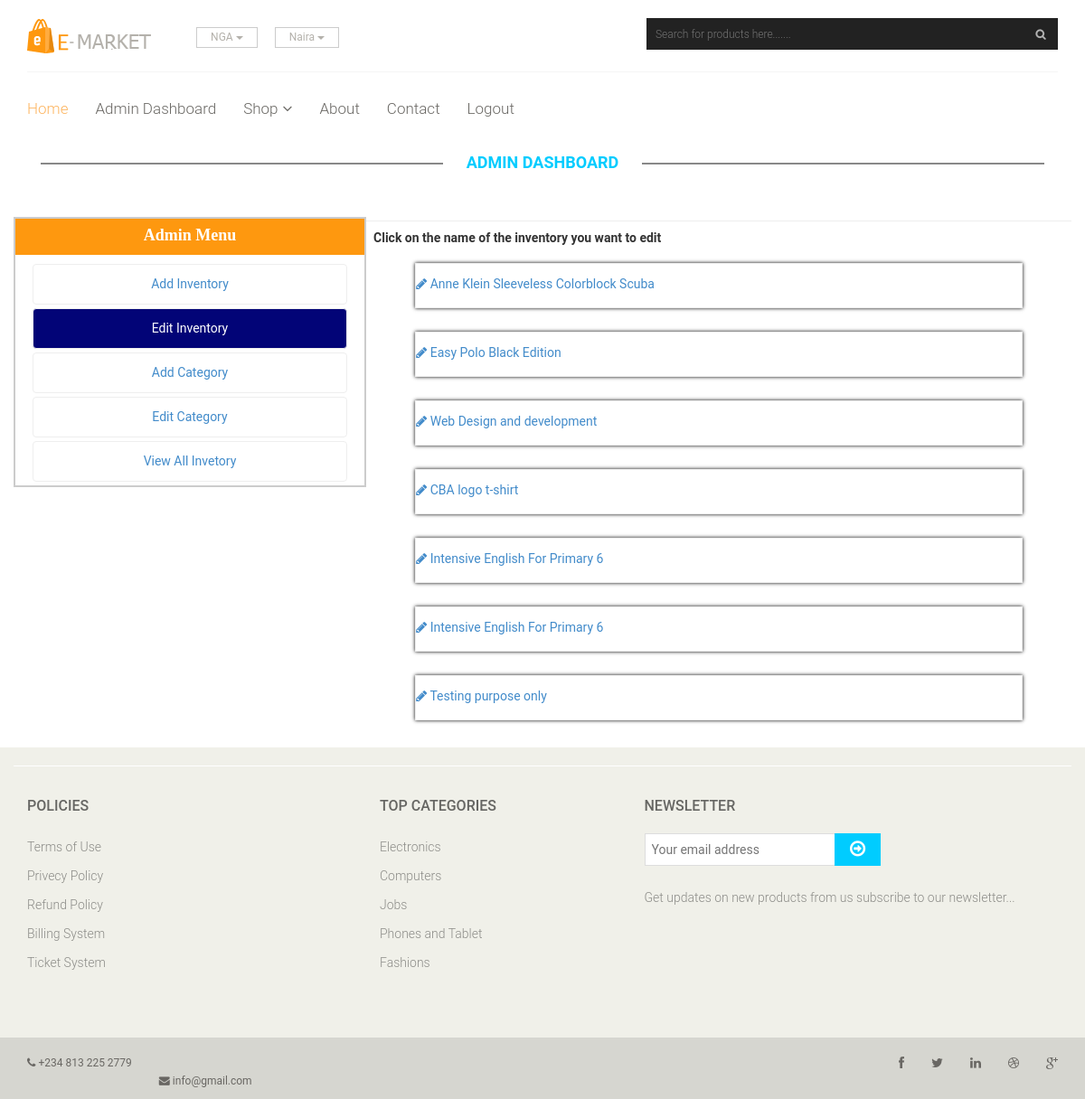
Page /edit_product.php (signed in) on the committed database.
### tables this page shows
CREATE TABLE IF NOT EXISTS `inventory` (
  `id` int(11) NOT NULL AUTO_INCREMENT,
  `InvName` varchar(150) NOT NULL,
  `InvDescription` text NOT NULL,
  `category` varchar(5) NOT NULL,
  `InvPrice` decimal(10,2) NOT NULL,
  `img` varchar(150) NOT NULL,
  `DateAdded` date NOT NULL,
  PRIMARY KEY (`id`)
);

CREATE TABLE IF NOT EXISTS `categories` (
  `id` int(11) NOT NULL AUTO_INCREMENT,
  `name` varchar(50) NOT NULL,
  PRIMARY KEY (`id`),
  UNIQUE KEY `name` (`name`)
);

### edit_product.php (the view, shortened to what this page needs)
<!DOCTYPE html>
<html lang="en">
<head>
    <link href="css/bootstrap.min.css" rel="stylesheet">
    <link href="css/font-awesome.min.css" rel="stylesheet">
    <link href="css/main.css" rel="stylesheet">
    <link href="css/responsive.css" rel="stylesheet">
    <link rel="stylesheet" type="text/css" href="css/other.css">
</head>
<body>
    <header id="header">
        <div class="header-middle">
            <div class="container">
                <div class="row">
                    <div class="col-sm-4">
                        <div class="logo pull-left">
                            <a href="index.php"><img src="images/home/logo.png" alt="" /></a>
                        </div>
                        <div class="btn-group pull-right">
                            <div class="btn-group">
                                <button type="button" class="btn btn-default dropdown-toggle usa" data-toggle="dropdown">
                                    NGA
                                    <span class="caret"></span>
                                </button>
                            </div>
                            <div class="btn-group">
                                <button type="button" class="btn btn-default dropdown-toggle usa" data-toggle="dropdown">
                                    Naira
                                    <span class="caret"></span>
                                </button>
                            </div>
                        </div>
                    </div>
                   <div class="col-sm-8">
                        <form action="search.php" method="get"><div class="search_box pull-right">
                            <input type="text" name="q" required placeholder="Search for products here......."/>
                        </div>
                        </form>
                    </div>
                </div>
            </div>
        </div>
        <div class="header-bottom">
            <div class="container">
                <div class="row">
                    <div class="col-sm-12">
                        <div class="mainmenu pull-left">
                            <ul class="nav navbar-nav collapse navbar-collapse">
                                <li><a href="index.php" class="active">Home</a></li>
                                <li><a href="dashboard.php">Admin Dashboard</a></li>
                                <li class="dropdown"><a href="#">Shop<i class="fa fa-angle-down"></i></a>
                                </li>
                                <li><a href="about.php">About</a></li>
                                <li><a href="contact.php">Contact</a></li>
                                <li><a href="logout.php">Logout</a></li>
                            </ul>
                        </div>
                    </div>
                </div>
            </div>
        </div>
    </header>
    <div class="container">
        <h2 class="title">admin dashboard</h2>
        <div class="row">
            <div class="col-sm-2">&nbsp;</div>
            <div class="col-sm-8">
            </div>
            <div class="col-sm-2">&nbsp;</div>
        </div>
        <div class="row">
            <div class="col-sm-4 pull-left admin-left">
                <h4 align="center">
                    Admin Menu
                </h4>
                <ul>
                    <li><a href="add_product.php">Add Inventory</a></li>
                    <li><a href="edit_product.php" class="active">Edit Inventory</a></li>
                    <li><a href="add_category.php">Add Category</a></li>
                    <li><a href="edit_category.php">Edit Category</a></li>
                    <li><a href="admin-shop.php">View All Invetory</a></li>
                </ul>
            </div>
            <div class="col-sm-8 pull-right admin-right">
                <?php
                    $sql = mysql_query("SELECT * FROM inventory") or die(mysql_error());
                    $total = mysql_num_rows($sql);
                    if($total==0){
                        echo "<p>No Category </p>";
                    }else{
                        echo "<b>Click on the name of the inventory you want to edit</b>";
                        while($rs=mysql_fetch_assoc($sql)){
                            ?>
                                <div class="cat">
                                    <a data-toggle="modal" href='#modal-id' class="cat_b" data-name="<?php echo $rs['InvName'];?>" data-id="<?php echo $rs['id'];?>" data-price="<?php echo $rs['InvPrice'];?>" data-desc="<?php echo $rs['InvDescription'];?>">
                                        <i class="fa fa-pencil"></i> <?php echo $rs['InvName'];?>
                                    </a>
                                </div>
                            <?php
                        }
                    }
                ?>
            </div>
        </div>
    </div>
    <footer id="footer">
        <div class="footer-top">
        </div>
        <div class="footer-widget">
            <div class="container">
                <div class="row">
                    <div class="col-sm-4">
                        <div class="single-widget">
                            <h2>Policies</h2>
                            <ul class="nav nav-pills nav-stacked">
                                <li><a href="#">Terms of Use</a></li>
                                <li><a href="#">Privecy Policy</a></li>
                                <li><a href="#">Refund Policy</a></li>
                                <li><a href="#">Billing System</a></li>
                                <li><a href="#">Ticket System</a></li>
                            </ul>
                        </div>
                    </div>
                    <div class="col-sm-3">
                        <div class="single-widget">
                            <h2>Top Categories</h2>
                            <ul class="nav nav-pills nav-stacked">
                                <?php categories(); ?>
                            </ul>
                        </div>
                    </div>
                    <div class="col-sm-5">
                        <div class="single-widget">
                            <h2>Newsletter</h2>
                            <form action="#" class="searchform">
                                <input type="text" placeholder="Your email address" />
                                <button type="submit" class="btn btn-default"><i class="fa fa-arrow-circle-o-right"></i></button>
                                <p>Get updates on new products from us subscribe to our newsletter...</p>
                            </form>
                        </div>
                    </div>
                </div>
            </div>
        </div>
        <div class="footer-bottom">
            <div class="container">
                <div class="row">
                                    <div class="row">
                    <div class="col-sm-6">
                        <div class="contactinfo">
                            <ul class="nav nav-pills">
                                <li><a href="#"><i class="fa fa-phone"></i> +234 813 225 2779</a></li>
                                <li><a href="#"><i class="fa fa-envelope"></i> info@gmail.com</a></li>
                            </ul>
                        </div>
                    </div>
                    <div class="col-sm-6">
                        <div class="social-icons pull-right">
                            <ul class="nav navbar-nav">
                                <li><a href="#"><i class="fa fa-facebook"></i></a></li>
                                <li><a href="#"><i class="fa fa-twitter"></i></a></li>
                                <li><a href="#"><i class="fa fa-linkedin"></i></a></li>
                                <li><a href="#"><i class="fa fa-dribbble"></i></a></li>
                                <li><a href="#"><i class="fa fa-google-plus"></i></a></li>
                            </ul>
                        </div>
                    </div>
                </div>
            </div>
        </div>
    </footer>
</body>
</html>

### php/function.php (shortened to what this page needs)
<?php
	function categories(){
		$q = mysql_query("SELECT * FROM categories ORDER BY RAND() LIMIT 5")
			or die(mysql_error());
			while ($rs=mysql_fetch_assoc($q)) {
				echo "<li><a href='category.php?id=".$rs['id']."'>".$rs['name']."</li>";
			}
	}
?>

### css/main.css (style rules this page uses)
ul li { list-style: none; }
a { -webkit-transition: 300ms; -moz-transition: 300ms; -o-transition: 300ms; transition: 300ms; }
h1, h2, h3, h4, h5, h6 { font-family: 'Roboto', sans-serif; }
.contactinfo ul li a { font-size: 12px; color: #696763; font-family: 'Roboto', sans-serif; }
.social-icons ul li a { border: 0 none; border-radius: 0; color: #696763; padding:0px; }
.social-icons ul li { display:inline-block; }
.social-icons ul li a i { padding: 11px 15px; transition: all 0.9s ease 0s; -moz-transition: all 0.9s ease 0s; -webkit-transition: all 0.9s ease 0s; -o-transition: all 0.9s ease 0s; }
.header-middle .container .row { border-bottom: 1px solid #f5f5f5; margin-left: 0; margin-right: 0; padding-bottom: 20px; padding-top: 20px; }
.header-middle .container .row .col-sm-4 { padding-left: 0; }
.header-middle .container .row .col-sm-8 { padding-right:0; }
.usa { border-radius: 0; color: #B4B1AB; font-size: 12px; margin-right: 20px; padding: 2px 15px; margin-top: 10px; }
.header-bottom { padding-bottom: 30px; padding-top: 30px; }
.navbar-collapse.collapse { padding-left: 0; }
.mainmenu ul li { padding-right: 15px; padding-left: 15px; }
.mainmenu ul li:first-child { padding-left: 0px; }
.mainmenu ul li a { color: #696763; font-family: 'Roboto', sans-serif; font-size: 17px; font-weight: 300; padding: 0; padding-bottom: 10px; }
.mainmenu ul li a:hover, .mainmenu ul li a.active, .shop-menu ul li a.active { background:none; color:#fdb45e; }
.search_box input { background: #222; border: medium none; color: #FFF; font-family: 'roboto'; font-size: 12px; font-weight: 300; height: 35px; outline: medium none; padding-left: 10px; width: 455px; background-image: url(../images/home/searchicon.png); background-repeat: no-repeat; background-position: 430px; box-shadow: 0 0 2px #FFF; }
.fa-angle-down { padding-left: 5px; }
#footer { background: #F0F0E9; }
.footer-widget { margin-bottom: 68px; }
.footer-widget .container { border-top: 1px solid #FFFFFF; padding-top: 15px; }
.single-widget h2 { color: #666663; font-family: 'Roboto', sans-serif; font-size: 16px; font-weight: 500; margin-bottom: 22px; text-transform: uppercase; }
.single-widget ul li a { color: #8C8C88; font-family: 'Roboto', sans-serif; font-size: 14px; font-weight: 300; padding: 5px 0; }
.searchform input { border: 1px solid #DDDDDD; color: #CCCCC6; font-family: 'Roboto', sans-serif; font-size: 14px; margin-top: 0; outline: medium none; padding: 7px; width: 212px; }
.searchform button { background: #00ccff; border: medium none; border-radius: 0; margin-left: -5px; margin-top: -3px; padding: 7px 17px; }
.searchform button i { color: #FFFFFF; font-size: 20px; }
.searchform p { color: #8C8C88; font-family: 'Roboto', sans-serif; font-size: 14px; font-weight: 300; margin-top: 25px; }
.footer-bottom { background: #D6D6D0; padding-top: 10px; }
.left-sidebar h2:after, h2.title:after { content: " "; position: absolute; border: #888 solid thin; bottom:8px; left: 0; width: 100%; height: 0; z-index: -2; }
h2.title:before { content: " "; position: absolute; background: #fff; bottom: -6px; width: 220px; height: 30px; z-index: -1; left: 50%; margin-left: -110px; }
h2.title { color: #00ccff; font-family: 'Roboto', sans-serif; font-size: 18px; font-weight: 700; margin: 0 15px; text-transform: uppercase; margin-bottom: 30px; position: relative; text-align: center; }

### css/other.css (style rules this page uses)
.admin-left { border: #ccc solid 2px; padding: 0 !important; }
.admin-left h4 { background-color: #FE980F; color: #fff; margin-top: 0; height: 40px; font: 20px; font-family: calibri; line-height: 2; font-weight: bold; }
.admin-left ul { margin: 0; padding: 0; }
.admin-left a { display: block; height: 45px; line-height: 3; text-align: center; width: 90%; margin: 4px auto; border: #eee solid thin; border-radius: 4px; }
.admin-left a.active { background-color: #020477; color: #fff; }
.admin-right { margin: 4px auto; border-top: #eee solid thin; padding: 8px; }
.cat { width: 90%; margin: 10px auto; padding: 8px; }
a.cat_a, a.cat_b { display: block; width: 100%; border:#eee solid thin; height: 50px; line-height: 45px; box-shadow: 0 0 4px #000; }

### rows in the picture
inventory: InvName "Anne Klein Sleeveless Colorblock Scuba"
inventory: InvName "Easy Polo Black Edition"
inventory: InvName "Web Design and development"
inventory: InvName "CBA logo t-shirt"
inventory: InvName "Intensive English For Primary 6"
inventory: InvName "Intensive English For Primary 6"
inventory: InvName "Testing purpose only"
categories: name "Electronics"
categories: name "Computers"
categories: name "Jobs"
categories: name "Phones and Tablet"
categories: name "Fashions"
